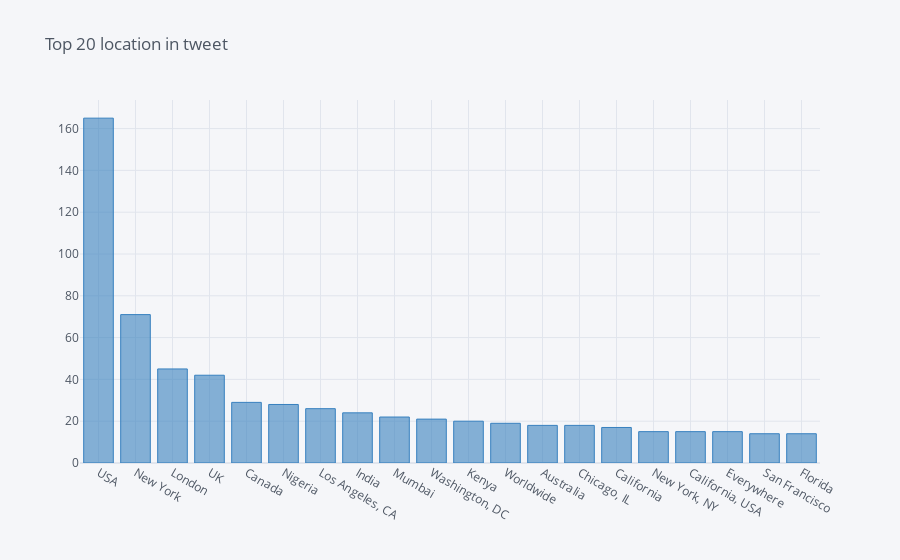

Notebook source saved alongside this figure:
### Code cell
#Making locations consistent and fixing the different variations

train.loc[train['location'].isin(['US', 'United States', 'United States of America']), 'location'] = 'USA'
train.loc[train['location'].isin(['United Kingdom', 'The UK']), 'location'] = 'UK'

# Apply the same to the test set
test.loc[test['location'].isin(['US', 'United States', 'United States of America']), 'location'] = 'USA'
test.loc[test['location'].isin(['United Kingdom', 'The UK']), 'location'] = 'UK'

print('Number of unique locations: ', train['location'].nunique())
print('Top tweet locations:')
location_counts = train['location'].value_counts().head()
location_counts
train.location.value_counts()[:20].iplot(kind='bar', title='Top 20 location in tweet', color='blue')

### Figure 1 — Plotly figure (JSON) as saved in the notebook; plotly's stock layout.template omitted (floating-point values rounded to 4 significant figures)
{"data": [{"marker": {"color": "rgba(55, 128, 191, 0.6)", "line": {"color": "rgba(55, 128, 191, 1.0)", "width": 1}}, "name": "location", "orientation": "v", "text": "", "type": "bar", "x": ["USA", "New York", "London", "UK", "Canada", "Nigeria", "Los Angeles, CA", "India", "Mumbai", "Washington, DC", "Kenya", "Worldwide", "Australia", "Chicago, IL", "California", "New York, NY", "California, USA", "Everywhere", "San Francisco", "Florida"], "y": [165, 71, 45, 42, 29, 28, 26, 24, 22, 21, 20, 19, 18, 18, 17, 15, 15, 15, 14, 14]}], "layout": {"legend": {"bgcolor": "#F5F6F9", "font": {"color": "#4D5663"}}, "paper_bgcolor": "#F5F6F9", "plot_bgcolor": "#F5F6F9", "title": {"font": {"color": "#4D5663"}, "text": "Top 20 location in tweet"}, "xaxis": {"gridcolor": "#E1E5ED", "showgrid": true, "tickfont": {"color": "#4D5663"}, "title": {"font": {"color": "#4D5663"}, "text": ""}, "zerolinecolor": "#E1E5ED"}, "yaxis": {"gridcolor": "#E1E5ED", "showgrid": true, "tickfont": {"color": "#4D5663"}, "title": {"font": {"color": "#4D5663"}, "text": ""}, "zerolinecolor": "#E1E5ED"}}}
